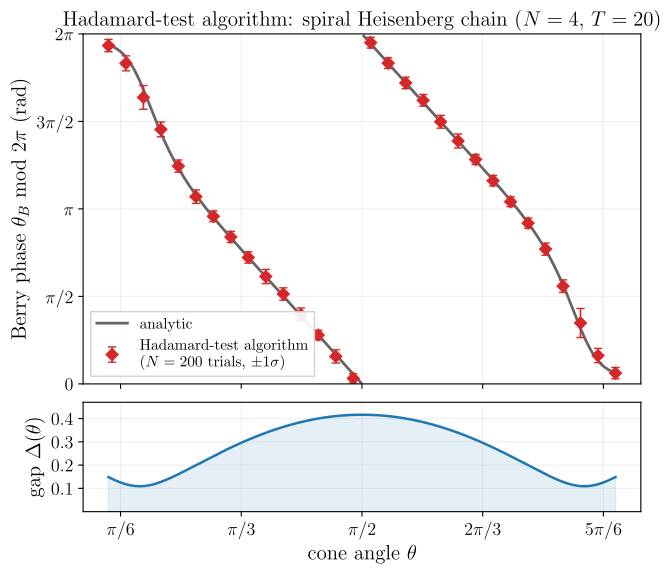

This figure's Python source:
"""Figure 4: End-to-end simulation of the Hadamard-test Berry-phase algorithm.

Runs on the *same problem as Fig. 3* -- the entangled spiral Heisenberg chain
(N = 4, J = 1, B0 = 1) with identical conditions (base runtime T = 20, bump
window lambda = 0.6, Richardson ratio alpha = 1.6456, 30-angle sweep) -- but now
simulates the full sampling-based algorithm of Sec. VI.B, in the smoother variant
allowed by Remark 1 (two Richardson levels + C-infinity bump runtime
randomization), *including* projective measurement shot noise -- unlike Figs. 1
and 3, where the interference amplitudes are evaluated exactly.

Pipeline per estimate:
  1. Coarse branch resolution: the integer-ladder branch lift of Sec. VI.B,
     Theta_I = -2*phi(T1) + 5*phi(2 T1) - 2*phi(4 T1) (mod 2pi) = theta_B +
     O(T1^-2).  Integer coefficients cancel the dynamical phase (and the leading
     1/T adiabatic term) with no unwrapping and no T*H_max amplification.  The
     coarse base runtime is additionally bump-randomized (N_COARSE samples, each
     from M_COARSE Hadamard shots per ladder node): averaging the ladder output
     over runtimes suppresses its oscillatory residual, resolving every branch at
     a smaller T1 (= 15) than the fixed-runtime ladder (~20) on this many-body loop.
  2. For each trial j = 1..N: draw X_j from the C-infinity bump density on
     [1-lam, 1+lam] (inverse-CDF on the grid), T_j = T X_j.
  3. Single-shot Hadamard estimates z_hat = b_re + i b_im (b = +-1) for the
     six propagators U and U_hat at T_j, alpha T_j, alpha^2 T_j
     -- 12 measurement shots per trial.
  4. Forward-reverse interference signals at the three runtime scales:
     W_l = mean_j z_hat_f(alpha^l T_j) z_hat_r(alpha^l T_j) (the dynamical
     phase cancels sample-by-sample in the product, and the two measurements
     are independent, so W_l is unbiased for E_X[z_f z_r]);
     theta_tilde_l = arg(W_l)/2 (mod pi), lifted to the pi-interval centered
     at the coarse estimate.
  5. Two-fold Richardson: theta_hat = sum_l w_{2,l} theta_tilde_l^lift, mod 2pi.

Full pipeline vs cone angle in the canonical mod-2pi window: the plotted point is
the mean of R_A independent algorithm runs (N trials each), and the error bar is
the +-1 sigma spread of a single run.  The estimates lie on the analytic curve.

The exact amplitudes are precomputed once on a fine runtime grid (the Monte
Carlo then only draws grid indices and measurement bits), parallelized over
angles and cached in cache/fig4.npz.
"""

import sys
from concurrent.futures import ProcessPoolExecutor
from pathlib import Path

import numpy as np
import matplotlib

matplotlib.use("Agg")
import matplotlib.pyplot as plt

# Match the paper's (REVTeX / Computer Modern) fonts.
plt.rcParams.update({"text.usetex": True, "font.family": "serif",
                     "text.latex.preamble": r"\usepackage{amsmath}\usepackage{amssymb}",
                     "font.size": 15, "axes.titlesize": 15, "axes.labelsize": 15,
                     "xtick.labelsize": 13, "ytick.labelsize": 13})

HERE = Path(__file__).resolve().parent
sys.path.insert(0, str(HERE.parent))

from berry_cancellation.manybody import SpiralHeisenbergChain
from berry_cancellation.evolution import loop_amplitudes
from berry_cancellation.estimators import default_steps
from berry_cancellation.reference import wrap_to_pi

# Same problem as Fig. 3: the entangled spiral Heisenberg chain, same conditions.
N, J, B0 = 4, 1.0, 1.0
LAM, ALPHA = 0.6, 1.6456
T = 20.0
N_THETA = 30
THETA_C = 0.4 * np.pi
K_GRID = 2048                    # runtime-grid points for the exact amplitudes
N_A = 200                        # randomized trials per algorithm run
R_A = 24                         # independent runs per angle (for the +-1 sigma bar)
# Coarse branch resolution via the integer-ladder of Sec. VI.B (Eq. (55) instance
# p = 1): Theta_I = -2*phi(T1) + 5*phi(2 T1) - 2*phi(4 T1)  (mod 2pi) = theta_B +
# O(T1^-2).  Integer coefficients cancel the dynamical phase and the leading 1/T
# adiabatic term with NO unwrapping and NO T*H_max amplification (noise multiplier
# sqrt(33)), so the branch is resolved reliably at a small T1 -- unlike the
# nearby-runtime runtime-scaling step, whose 1/(alpha-1) = 2 T1 H_max/pi blow-up
# fails at the deepest-gap angles of this many-body loop.
COARSE_RATIOS = np.array([1.0, 2.0, 4.0])
COARSE_COEFFS = np.array([-2.0, 5.0, -2.0])
# The coarse base runtime is itself bump-randomized (same window lambda): averaging
# the ladder output over runtimes suppresses its oscillatory O(T1^-2) residual,
# which lets T1 drop from ~20 (fixed) to 15 while still resolving every branch.
T1 = 15.0
N_COARSE, M_COARSE = 128, 200   # randomized coarse samples, Hadamard shots per sample-node
SEED = 0
PARAMS = dict(model="spiral-heisenberg", N=N, J=J, B0=B0,
              lam=LAM, alpha=ALPHA, t=T, n_theta=N_THETA,
              est="2R+bump", k_grid=K_GRID, n_a=N_A, r_a=R_A,
              coarse="integer-ladder-124-randomized", t1=T1,
              n_coarse=N_COARSE, m_coarse=M_COARSE, seed=SEED)
CACHE = HERE / "cache" / "fig4.npz"


def cached_compute(path, params, fn):
    "Load {arrays} from path if its stored params match, else compute and store."
    if path.exists():
        z = np.load(path, allow_pickle=True)
        if z["__params__"].item() == params:
            print(f"loaded cache {path}")
            return {k: z[k] for k in z.files if k != "__params__"}
    data = fn()
    path.parent.mkdir(exist_ok=True)
    np.savez(path, __params__=np.array(params, dtype=object), **data)
    print(f"wrote cache {path}")
    return data


def amplitude_grid(model):
    """Exact survival amplitudes on the runtime grid, plus the coarse-ladder nodes.

    Returns ``zs`` -- the (forward, reverse) amplitude arrays on the X grid at the
    three Richardson runtime scales -- and ``zc_f`` -- the forward amplitudes at
    the integer-ladder coarse runtimes ``T1, 2 T1, 4 T1``.
    """
    X = np.linspace(1.0 - LAM, 1.0 + LAM, K_GRID)
    runtimes = np.concatenate([T * X, ALPHA * T * X, ALPHA**2 * T * X])
    steps = default_steps(ALPHA**2 * (1.0 + LAM) * T)
    zf, zr = loop_amplitudes(model, runtimes, steps)
    coarse_rt = np.concatenate([q * T1 * X for q in COARSE_RATIOS])
    zc_f, _ = loop_amplitudes(model, coarse_rt,
                              default_steps(COARSE_RATIOS.max() * (1.0 + LAM) * T1))
    zs = [(zf[l * K_GRID:(l + 1) * K_GRID], zr[l * K_GRID:(l + 1) * K_GRID])
          for l in range(3)]
    zc = [zc_f[l * K_GRID:(l + 1) * K_GRID] for l in range(len(COARSE_RATIOS))]
    return (zs, zc)


def hadamard_bits(z, n, rng):
    "n single-shot Hadamard estimates b_re + i b_im (b = +-1) of amplitude(s) z."
    z = np.asarray(z)
    p_re = np.clip((1.0 + z.real) / 2.0, 0.0, 1.0)
    p_im = np.clip((1.0 + z.imag) / 2.0, 0.0, 1.0)
    b_re = 2.0 * (rng.random(n) < p_re) - 1.0
    b_im = 2.0 * (rng.random(n) < p_im) - 1.0
    return b_re + 1j * b_im


def hadamard_mean(z, m, rng):
    "Per-element mean of m single-shot Hadamard estimates; z shape (K,) -> (K,)."
    z = np.asarray(z)
    p_re = np.clip((1.0 + z.real) / 2.0, 0.0, 1.0)
    p_im = np.clip((1.0 + z.imag) / 2.0, 0.0, 1.0)
    b_re = 2.0 * (rng.random((m, z.size)) < p_re) - 1.0
    b_im = 2.0 * (rng.random((m, z.size)) < p_im) - 1.0
    return b_re.mean(0) + 1j * b_im.mean(0)


def coarse_estimate(zc, rng):
    "Randomized integer-ladder branch lift: mean over bump runtimes of the ladder."
    idx = bump_indices(N_COARSE, rng)                         # X_k ~ bump (grid-sampled)
    phi = [np.angle(hadamard_mean(z[idx], M_COARSE, rng)) for z in zc]
    theta_k = wrap_to_pi(sum(c * p for c, p in zip(COARSE_COEFFS, phi)))
    return float(np.angle(np.mean(np.exp(1j * theta_k))))     # circular mean, theta_B + O(T1^-2)


def lift(x_mod_pi, center):
    "Representative of x (defined mod pi) in the pi-interval centered at center."
    return x_mod_pi + np.pi * np.round((center - x_mod_pi) / np.pi)


def richardson_weights(m, alpha):
    "Recursive-Richardson weights w_{m,l} (paper Eq. (19))."
    x = alpha ** (-2.0 * np.arange(m + 1))
    w = np.empty(m + 1)
    for l in range(m + 1):
        others = np.delete(x, l)
        w[l] = np.prod(-others / (x[l] - others))
    return w


# Inverse CDF of the bump density on the X grid (for trial sampling).
_UG = np.linspace(-1.0 + 1e-12, 1.0 - 1e-12, K_GRID)
_PDF = np.exp(-1.0 / (1.0 - _UG**2))
_CDF = np.cumsum(_PDF)
_CDF /= _CDF[-1]


def bump_indices(n, rng):
    "n grid indices distributed as the C-infinity bump density."
    return np.searchsorted(_CDF, rng.random(n))


W2 = richardson_weights(2, ALPHA)


def run_pipeline(grid, n_trials, rng):
    "One full estimate: coarse + N randomized Hadamard trials + 2-fold Richardson."
    zs, zc = grid
    coarse = coarse_estimate(zc, rng)
    idx = bump_indices(n_trials, rng)                 # X_j ~ bump (grid-sampled)
    theta = 0.0
    for l, (zf_l, zr_l) in enumerate(zs):
        W_l = np.mean(hadamard_bits(zf_l[idx], n_trials, rng)
                      * hadamard_bits(zr_l[idx], n_trials, rng))
        theta += W2[l] * lift(np.angle(W_l) / 2.0, coarse)
    return theta                                      # compare mod 2 pi


def compute():
    thetas = np.linspace(0.15 * np.pi, 0.85 * np.pi, N_THETA)
    models = [SpiralHeisenbergChain(N=N, J=J, B0=B0, theta=float(th)) for th in thetas]

    with ProcessPoolExecutor(max_workers=10) as ex:
        grids = list(ex.map(amplitude_grid, models))

    rng = np.random.default_rng(SEED)
    analytic = np.array([m.berry_phase for m in models])

    # R_A independent full-pipeline runs per angle: the plotted point is their mean,
    # lifted onto the branch of the mean, and the +-1 sigma error bar is the spread
    # of a single run (std over the R_A runs).
    est_mean = np.empty(N_THETA)
    est_std = np.empty(N_THETA)
    for i, g in enumerate(grids):
        runs = np.array([run_pipeline(g, N_A, rng) for _ in range(R_A)])
        centered = analytic[i] + wrap_to_pi(runs - analytic[i])   # common branch
        est_mean[i] = centered.mean()
        est_std[i] = centered.std(ddof=1)
    return dict(thetas=thetas, analytic=analytic,
                est_mean=est_mean, est_std=est_std)


def main():
    d = cached_compute(CACHE, PARAMS, compute)
    thetas, analytic = d["thetas"], d["analytic"]
    twopi = 2.0 * np.pi

    dev = np.abs(wrap_to_pi(d["est_mean"] - analytic))
    print(f"  N={N_A} trials/run, {R_A} runs/angle: mean-dev median={np.median(dev):.2e}, "
          f"max={dev.max():.2e} rad; median 1-sigma={np.median(d['est_std']):.2e} rad")

    fig, (axA, axG) = plt.subplots(
        2, 1, figsize=(7.2, 6.2), sharex=True,
        gridspec_kw={"height_ratios": [3.2, 1.0], "hspace": 0.08})

    # Full pipeline vs cone angle, canonical mod-2pi window, +-1 sigma error bars.
    th_f = np.linspace(thetas[0], thetas[-1], 400)
    models_f = [SpiralHeisenbergChain(N=N, J=J, B0=B0, theta=float(t)) for t in th_f]
    ana_f = np.array([m.berry_phase for m in models_f]) % twopi
    gap_f = np.array([m.gap for m in models_f])
    jump = np.abs(np.diff(ana_f)) > np.pi
    ana_f[1:][jump] = np.nan

    axA.plot(th_f, ana_f, "-", lw=2, color="0.4", label="analytic")
    axA.errorbar(thetas, d["est_mean"] % twopi, yerr=d["est_std"], fmt="D", ms=6,
                 color="C3", capsize=3, lw=1.2,
                 label="Hadamard-test algorithm\n"
                       rf"($N={N_A:d}$ trials, $\pm1\sigma$)")
    axA.set_ylim(0, twopi)
    axA.set_yticks([0, np.pi/2, np.pi, 3*np.pi/2, twopi],
                   [r"$0$", r"$\pi/2$", r"$\pi$", r"$3\pi/2$", r"$2\pi$"])
    axA.set_ylabel(r"Berry phase $\theta_B$ mod $2\pi$  (rad)")
    axA.set_title(rf"Hadamard-test algorithm: spiral Heisenberg chain "
                  rf"($N={N}$, $T={T:.0f}$)")
    axA.legend(fontsize=11, loc="lower left", frameon=True, framealpha=0.9,
               edgecolor="0.8", fancybox=False)
    axA.grid(True, alpha=0.2)

    # Bottom strip: the instantaneous gap Delta(theta) -- context for the error-bar
    # size (the deepest-gap angles fluctuate most).
    axG.plot(th_f, gap_f, "-", lw=1.8, color="C0")
    axG.fill_between(th_f, 0.0, gap_f, color="C0", alpha=0.12)
    axG.set_ylim(0.0, 0.47)
    axG.set_yticks([0.1, 0.2, 0.3, 0.4])
    axG.set_ylabel(r"gap $\Delta(\theta)$")
    axG.set_xticks([np.pi/6, np.pi/3, np.pi/2, 2*np.pi/3, 5*np.pi/6],
                   [r"$\pi/6$", r"$\pi/3$", r"$\pi/2$", r"$2\pi/3$", r"$5\pi/6$"])
    axG.set_xlabel(r"cone angle $\theta$")
    axG.grid(True, alpha=0.2)

    fig.tight_layout()
    path = HERE / "fig4.pdf"
    fig.savefig(path, bbox_inches="tight")
    print(f"wrote {path}")


if __name__ == "__main__":
    main()
